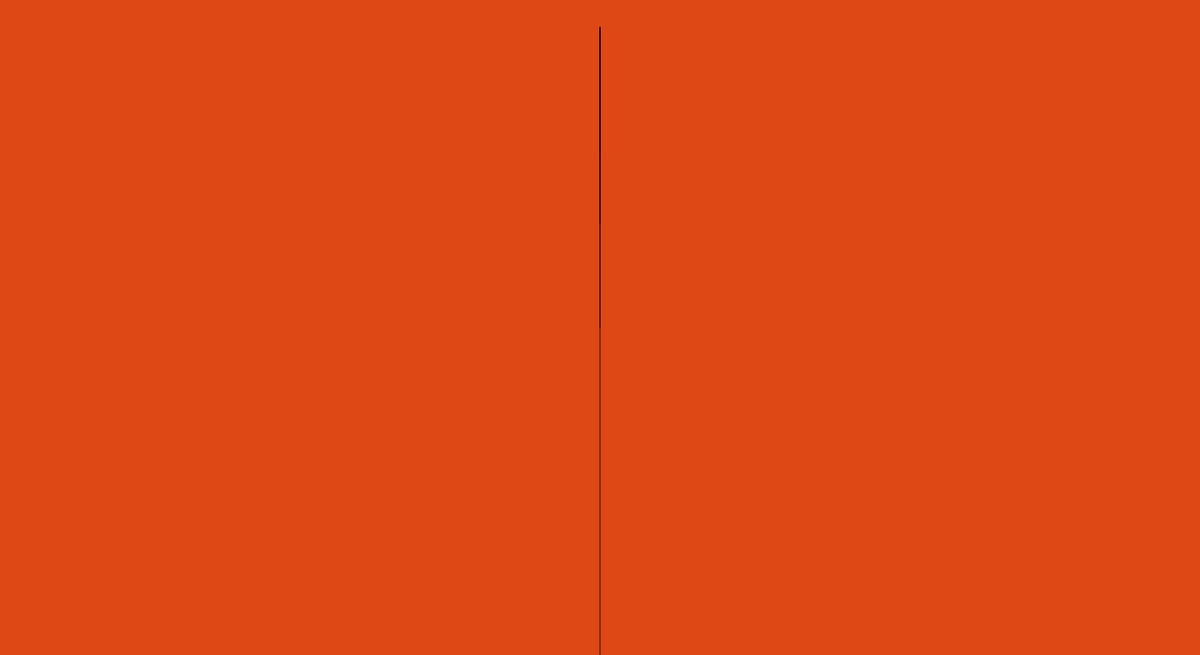
Frame 1 (no input)
Frame 60 (no input): identical to frame 1, image omitted
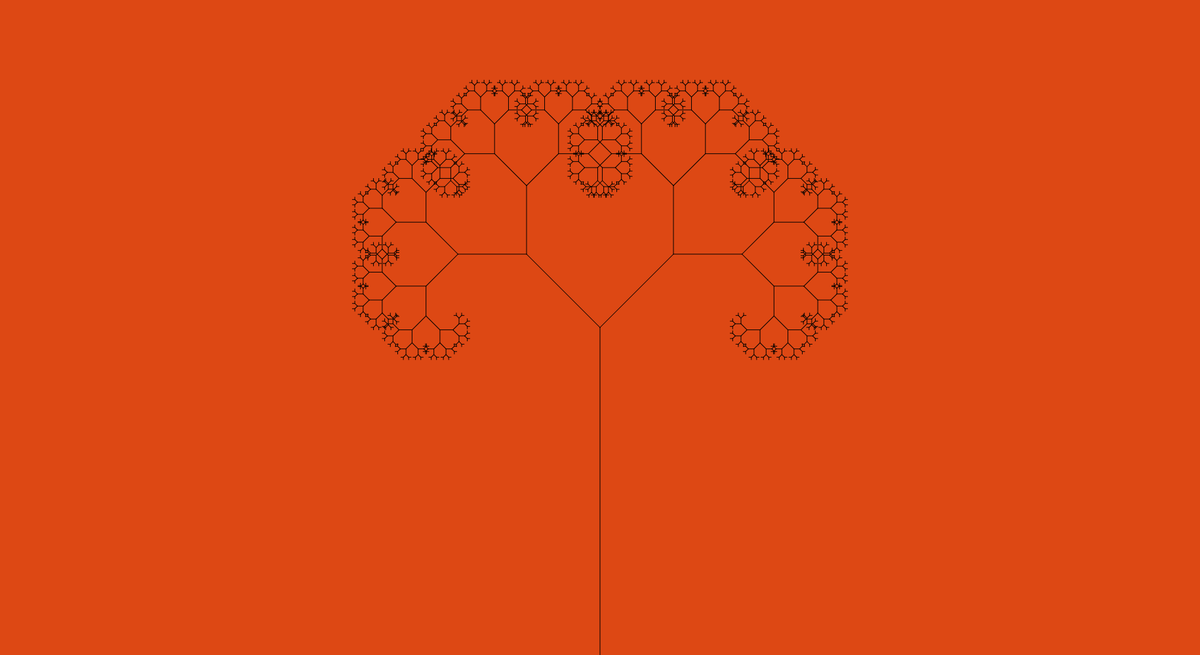
Frame 120 (the mouse pressed at the canvas centre since frame 60)

The p5.js sketch that drew these frames (run headless with seeded random() and noise() and a simulated clock; from frame 60 on, the mouse is pressed at the canvas centre):

// p5.js sketch
// ── sketch.js
let theta;

function setup() {
  createCanvas(1830, 1000);
}

function draw() {
  background(221, 72, 20);
  frameRate(30);
  stroke(000);
  // Let's pick an angle 0 to 90 degrees based on the mouse position
  let a = (mouseX / width) * 90;
  // Convert it to radians
  theta = radians(a);
  // Start the tree from the bottom of the screen
  translate(width/2,height);
  // Draw a line 500 pixels
  line(0,0,0,-500);
  // Move to the end of that line
  translate(0,-500);
  // Start the recursive branching!
  branch(240);

}

function branch(h) {
  // Each branch will be 2/3rds the size of the previous one
  h *= 0.66;

  // All recursive functions must have an exit condition!!!!
  // Here, ours is when the length of the branch is π pixels or less
  if (h > Math.PI) {
    push();    // Save the current state of transformation (i.e. where are we now)
    rotate(theta);   // Rotate by theta
    line(0, 0, 0, -h);  // Draw the branch
    translate(0, -h); // Move to the end of the branch
    branch(h);       // Ok, now call myself to draw two new branches!!
    pop();     // Whenever we get back here, we "pop" in order to restore the previous matrix state

    // Repeat the same thing, only branch off to the "left" this time!
    push();
    rotate(-theta);
    line(0, 0, 0, -h);
    translate(0, -h);
    branch(h);
    pop();
  }
}
